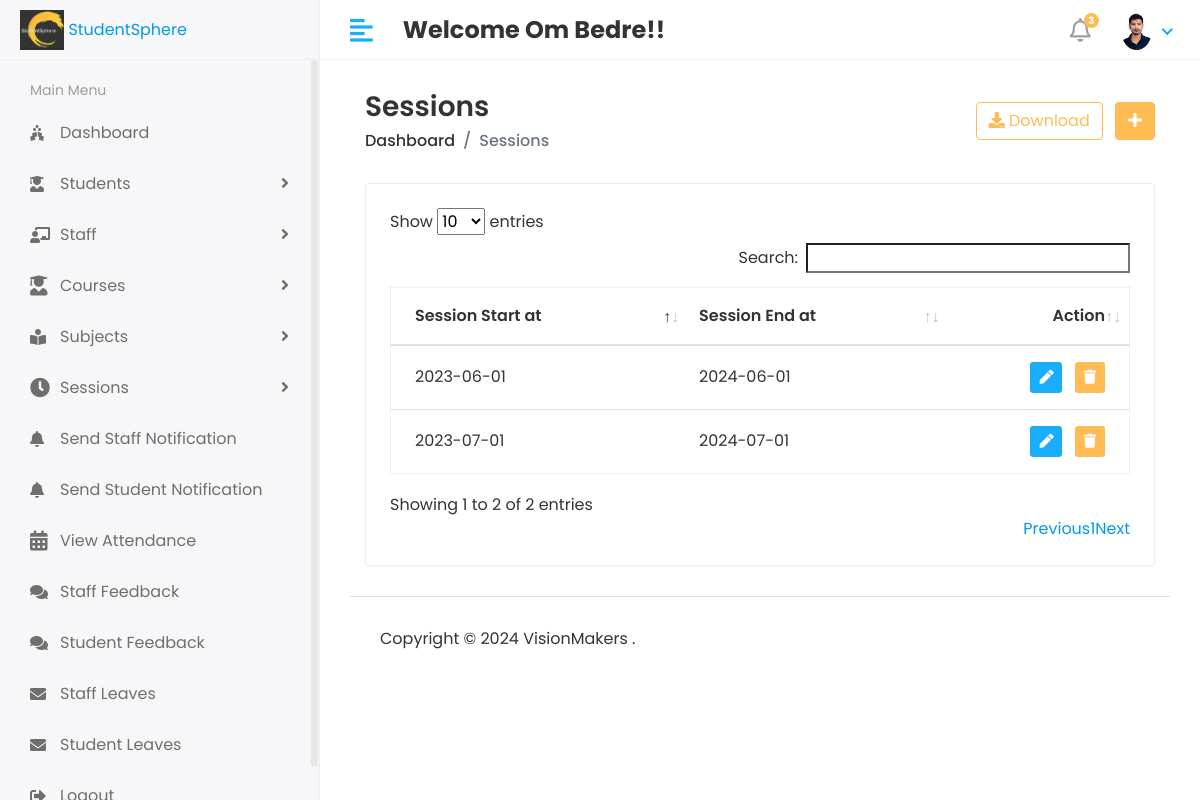
The app's page /HOD/Session/View (signed in), older data.
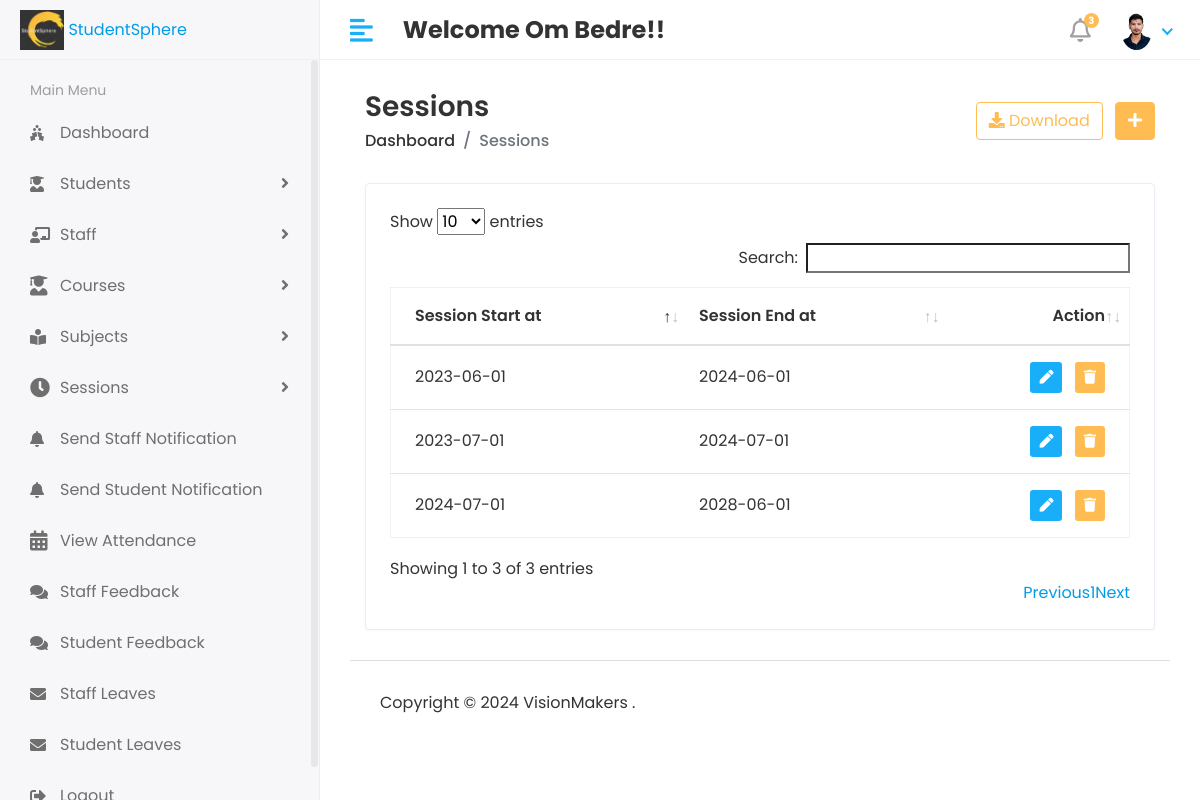
The same page, newer data.
### app/models.py (models this page shows, shortened)
class Session_Year(models.Model):
    objects = None
    session_start = models.CharField(max_length=105)
    session_end = models.CharField(max_length=105)

### StudentSphere/HOD_Views.py (the view)
# urls.py: path('HOD/Session/View', HOD_Views.VIEW_SESSIONS, name='view_sessions'),
@login_required(login_url='/')
def VIEW_SESSIONS(request):
    sessions = Session_Year.objects.all()
    context = {
        'sessions': sessions,
    }
    return render(request, 'HOD/Session/view_sessions.html', context)

### templates/Hod/Session/view_sessions.html (shortened to what this page needs)
{% extends 'base.html' %}
{% block content %}
<div class="content container-fluid">
               <div class="page-header">
                  <div class="row align-items-center">
                     <div class="col">
                        <h3 class="page-title">Sessions</h3>
                        <ul class="breadcrumb">
                           <li class="breadcrumb-item"><a href="index.html">Dashboard</a></li>
                           <li class="breadcrumb-item active">Sessions</li>
                        </ul>
                     </div>
                     <div class="col-auto text-right float-right ml-auto">
                        <a href="#" class="btn btn-outline-primary mr-2"><i class="fas fa-download"></i> Download</a>
                        <a href="add-student.html" class="btn btn-primary"><i class="fas fa-plus"></i></a>
                     </div>
                  </div>
               </div>
               <div class="row">
                  <div class="col-sm-12">
                     <div class="card card-table">
                        <div class="card-body">
                           <div class="table-responsive">
                              <table id="table_id" class="table table-hover table-center mb-0 ">
                                 <thead>
                                    <tr>
                                       <th>Session Start at</th>
                                       <th>Session End at</th>
                                       <th class="text-right">Action</th>
                                    </tr>
                                 </thead>
                                 <tbody>
                                 {% for i in sessions %}
                                    <tr>
                                       <td>{{i.session_start}}</td>
                                       <td>{{i.session_end}}</td>
                                       <td class="text-right">
                                          <div class="actions">
                                             <a href="{% url 'edit_session' i.id %}" class="btn btn-sm bg-success-light mr-2">
                                                 <i class="fas fa-pen"></i>
                                             </a>
                                             <a href="{% url 'delete_session' i.id %}" class="btn btn-sm bg-danger-light">
                                             <i class="fas fa-trash"></i>
                                             </a>
                                          </div>
                                       </td>
                                    </tr>
                                 {% endfor %}
                                 </tbody>
                              </table>
                           </div>
                        </div>
                     </div>
                  </div>
               </div>
            </div>
{% endblock %}

Row changes from the older to the newer data that the page shows:
added Session_Year: session_start "2024-07-01", session_end "2028-06-01"
Text that changed along with them:
text written by a page script: "Show entries Search: Showing 1 to 2 of 2 entries Previous 1 Next" → "Show entries Search: Showing 1 to 3 of 3 entries Previous 1 Next"
